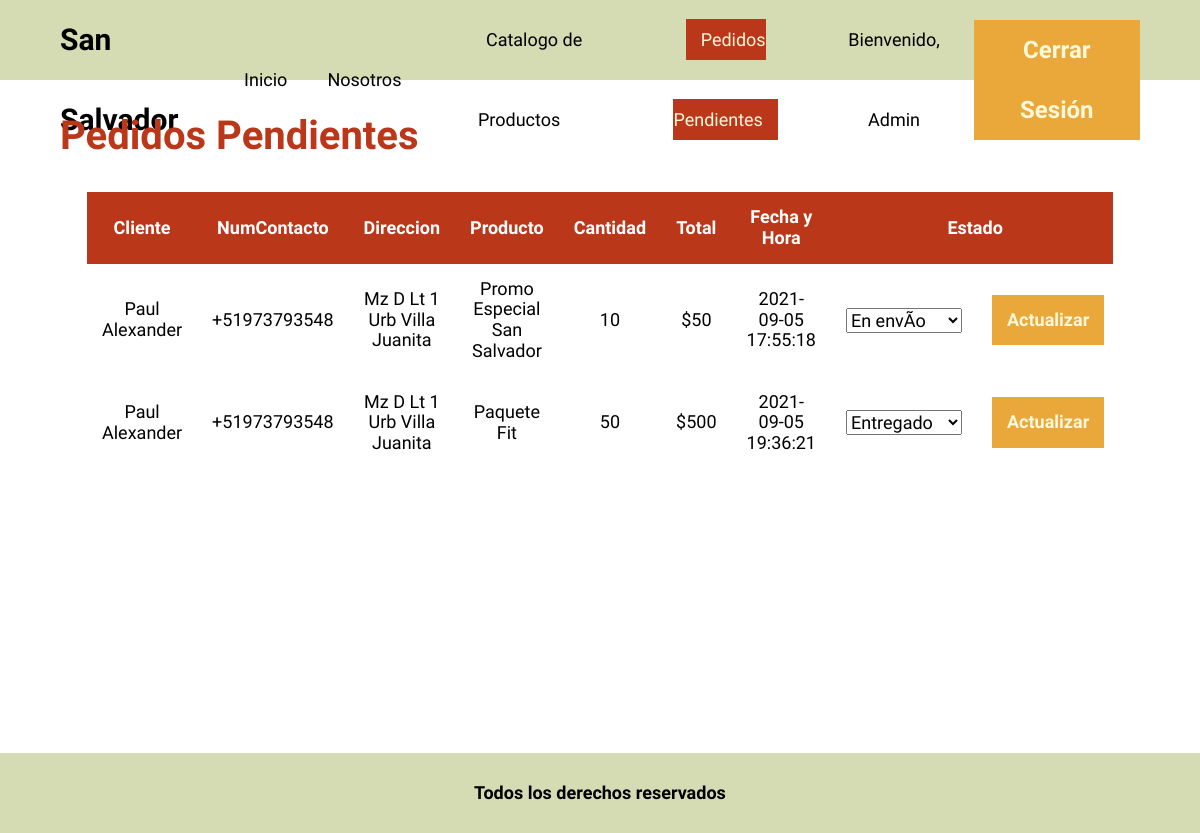
/pendingOrders.php (signed in), run on the app's committed database.
### tables this page shows
CREATE TABLE IF NOT EXISTS `pedido` (
  `CodPedido` int(11) NOT NULL AUTO_INCREMENT,
  `CodCliente` varchar(50) NOT NULL,
  `CodProducto` int(11) NOT NULL,
  `Cantidad` int(11) NOT NULL,
  `FechaPedido` datetime NOT NULL,
  `Total` float NOT NULL,
  `Estado` varchar(15) NOT NULL,
  `Direccion` varchar(50) NOT NULL,
  `NumContacto` varchar(15) NOT NULL,
  `NombreCliente` varchar(40) NOT NULL,
  `NombreProducto` varchar(40) NOT NULL,
  PRIMARY KEY (`CodPedido`)
);

### pendingOrders.php (the view, shortened to what this page needs)
<?php
	include './php/conexion.php';
	$nombres = $_SESSION['nombres'];
	$usuarioRol = $_SESSION['rol'];
		if($nombres == null || $nombres == ''){
			header("Location:./signin.php");
		}else{
			$sql = "SELECT * FROM `pedido`";
			$resultado = mysqli_query($conn, $sql);
			$lista=mysqli_num_rows($resultado);
		}
?>
<!DOCTYPE html>
<html lang="es-pe">
	<head>
		<link rel="stylesheet" href="./css/normalize.css" />
		<link
			rel="stylesheet"
			href="https://cdnjs.cloudflare.com/ajax/libs/font-awesome/5.15.4/css/all.min.css"
		/>
		<link rel="stylesheet" href="./css/style.css" />
	</head>
	<body>
		<header class="header">
			<div class="container container--header">
				<a class="brand" href="./index.php">San Salvador</a>
				<nav class="navigation">
					<ul class="menu">
						<li class="menu__item">
							<a class="menu__link" href="./index.php">Inicio</a>
						</li>
						<li class="menu__item">
							<a class="menu__link" href="./nosotros.php">Nosotros</a>
						</li>
						<li class="menu__item">
							<a class="menu__link" href="./productsList.php"
								>Catalogo de Productos</a
							>
						</li>
						<?php
							if($usuarioRol == 'Cliente' || $usuarioRol == 'Admin'){
						?>
						<?php
								if($usuarioRol=="Admin"){
						?>
						<li class="menu__item">
							<a class="menu__link active" href="./pendingOrders.php">Pedidos Pendientes</a>
						</li>
						<?php
								}
							}
						?>
						<?php
                			if($nombres == null || $nombres == ''){
            			?>
                			<li class="menu__item">
								<a class="btn btn--signin" href="./signin.php">Inicia Sesion</a>
							</li>
            			<?php
                			} else {
            			?>
							<li class="menu__item">
               					<a>Bienvenido, <?php echo $nombres; ?></span></a>
							</li>
							<li class="menu__item">
               					<a class="btn btn--signin" href="./php/logout.php">Cerrar Sesión</a>
							</li>
            			<?php
                			}
            			?>
					</ul>
				</nav>
			</div>
		</header>
		<main class="tabla">
			<div class="container">
				<h2>Pedidos Pendientes</h2>
				<div class="container--table">
					<table class="table">
						<tr>
							<th>Cliente</th>
							<th>NumContacto</th>
							<th>Direccion</th>
							<th>Producto</th>
							<th>Cantidad</th>
							<th>Total</th>
							<th>Fecha y Hora</th>
							<th colspan="2">Estado</th>
						</tr>
					<?php
						for($i=0; $i<$lista; $i++){
							$row = mysqli_fetch_array($resultado);
					?>
						<tr class="fila">
							<td><?php echo $row['NombreCliente'] ;?></td>
							<td><?php echo $row['NumContacto'] ;?></td>
							<td><?php echo $row['Direccion'] ;?></td>
							<td><?php echo $row['NombreProducto'] ;?></td>
							<td><?php echo $row['Cantidad'] ;?></td>
							<td>$<?php echo $row['Total'] ;?></td>
							<td><?php echo $row['FechaPedido'] ;?></td>
							<td>
								<form class="form" action="<?php  echo htmlspecialchars($_SERVER['PHP_SELF']."?codPedido=".$row['CodPedido']) ?>" method="POST">
									<select name="Estado" required>
										<option selected><?php echo $row['Estado'] ;?></option>
									</select>
									</td>
									<td><input class="btn btn--modificar" type="submit" name="submitActualizarEstado" value="Actualizar"></td>
						</tr>
					<?php
						}
					?>
					</table>
				</div>
			</div>
		</main>
		<footer class="footer">
			<p>Todos los derechos reservados</p>
		</footer>
	</body>
</html>

### css/style.css (style rules this page uses)
:root { --fuentePrincipal: "Nanum Gothic", sans-serif; --fuenteHeadings: "Teko", sans-serif; --amarillo: #eba83a; --amarilloOscuro: #ec9a16; --naranja: #bb371a; --hueso: #fff8d9; --beige: #d5dbb3; --negro: #000; --gris: #b3b3b3; }
html { box-sizing: border-box; font-size: 62.5%; }
*, *:before, *:after { box-sizing: inherit; }
body { font-family: var(--fuentePrincipal); font-size: 1.6rem; }
a { text-decoration: none; }
ul { margin: 0; padding: 0; }
li { list-style: none; }
h1, h2, h3, h4 { color: var(--naranja); font-family: var(--fuenteHeadings); font-weight: bold; }
h2 { font-size: 2.5rem; }
input { border: none; border: 1px solid var(--negro); }
.container { width: min(90%, 120rem); margin: 0 auto; }
.btn { cursor: pointer; display: block; border: none; font-family: var(--fuenteHeadings); font-weight: bold; background-color: var(--amarillo); color: var(--hueso); transition: ease-in-out 0.3s; }
.header { background-color: var(--beige); height: 6rem; }
.container--header { line-height: 6rem; display: flex; justify-content: space-between; align-items: center; }
.brand { font-size: 2.5rem; color: var(--negro); font-family: var(--fuenteHeadings); font-weight: bold; }
.navigation { overflow: hidden; background-color: var(--beige); position: absolute; top: 6rem; left: 0; width: 100%; height: 0; visibility: hidden; transition: ease-in-out 0.3s; }
.menu { height: 100%; display: flex; flex-direction: column; justify-content: space-around; }
.menu__item { width: 100%; text-align: center; }
.menu__link { color: var(--negro); font-size: 1.6rem; }
.btn--signin { font-size: 2rem; width: 100%; text-align: center; padding: 0 1.5rem; line-height: 6rem; }
@media (min-width: 1200px) { h2 { font-size: 4rem; } }
@media (min-width: 1200px) { body { font-size: 1.8rem; } }
@media (min-width: 1200px) { .header { height: 8rem; } }
@media (min-width: 1200px) { .container--header { line-height: 8rem; } }
@media (min-width: 1200px) { .brand { font-size: 3rem; } }
@media (min-width: 1200px) { .navigation { background-color: transparent; position: relative; top: initial; left: initial; width: initial; height: initial; visibility: visible; transition: none; } }
@media (min-width: 1200px) { .menu { flex-direction: row; justify-content: space-between; align-items: center; gap: 1rem; } }
@media (min-width: 1200px) { .menu__item { width: initial; } }
@media (min-width: 1200px) { .active { color: var(--hueso); background-color: var(--naranja); } }
@media (min-width: 1200px) { .menu__link { font-size: inherit; padding: 1rem 1.5rem; transition: ease-in-out 0.3s; } }
@media (min-width: 1200px) { .btn--signin { font-size: 2.4rem; transition: ease-in-out 0.3s; } }
.footer { height: 6rem; background-color: var(--beige); }
.footer p { line-height: 6rem; margin: 0; text-align: center; font-weight: bold; }
@media (min-width: 1200px) { .footer { height: 8rem; } }
@media (min-width: 1200px) { .footer p { line-height: 8rem; } }
.form { width: min(100%, 100rem); margin: 0 auto; }
.tabla { min-height: calc(100vh - 12rem); }
.container--table { margin: 0 auto; overflow-x: auto; }
table { min-width: 90rem; border-collapse: collapse; border-color: transparent; }
tr:first-of-type { background-color: var(--naranja); }
th, td { border-color: transparent; text-align: center; padding: 1.5rem; }
th { color: white; }
@media (min-width: 1200px) { .container--table { width: 95%; } }
@media (min-width: 1200px) { .tabla { min-height: calc(100vh - 16rem); padding-bottom: 5rem; } }
.btn--modificar { width: 100%; padding: 1.5rem; }

### data on the page
pedido: NombreCliente "Paul Alexander", NumContacto "+51973793548", Direccion "Mz D Lt 1 Urb Villa Juanita", NombreProducto "Promo Especial San Salvador", Cantidad "10", Total "50", FechaPedido "2021-09-05 17:55:18", Estado "En envÃ­o"
pedido: NombreCliente "Paul Alexander", NumContacto "+51973793548", Direccion "Mz D Lt 1 Urb Villa Juanita", NombreProducto "Paquete Fit", Cantidad "50", Total "500", FechaPedido "2021-09-05 19:36:21", Estado "Entregado"

### other printed values
$nombres "Admin"
